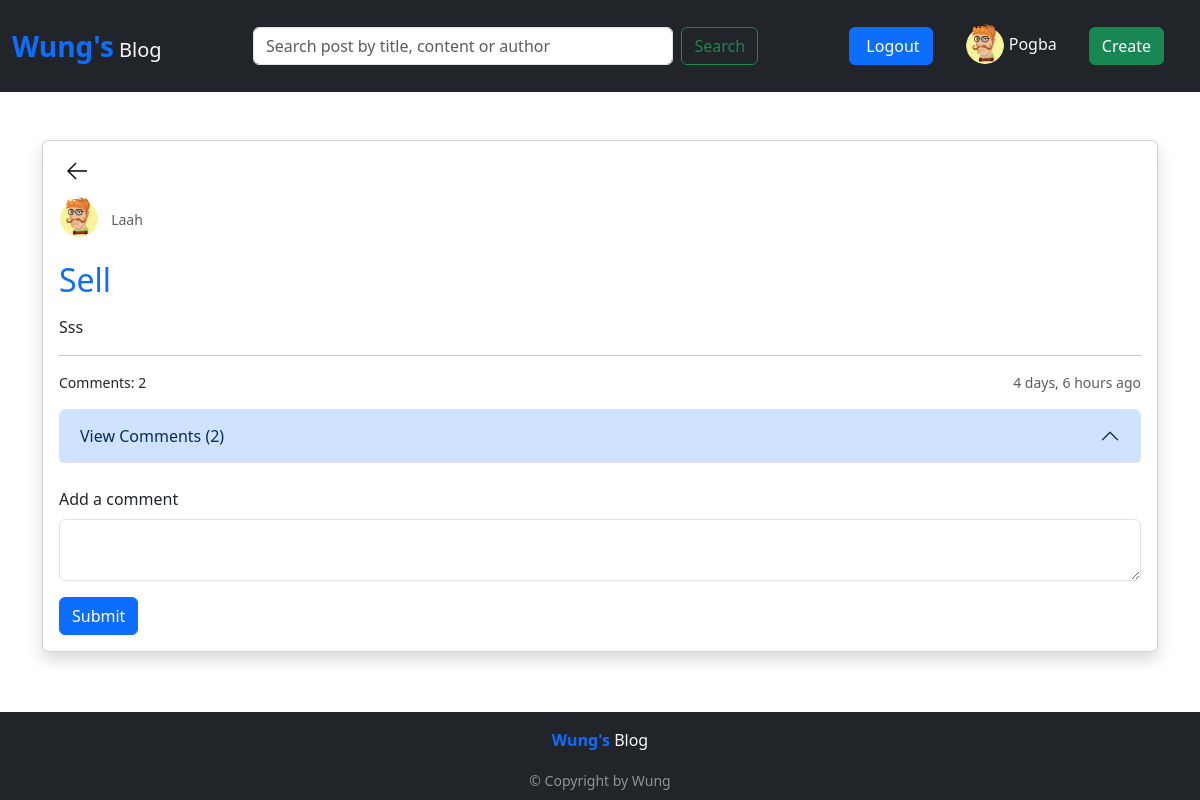
Page /comment-post/9/ (signed in) on the committed database.
### blog/models.py (models this page shows, shortened)
class UserProfile(models.Model):
    user = models.OneToOneField(User, on_delete=models.CASCADE)
    bio = models.TextField(blank=True)
    profile_picture = models.ImageField(upload_to='profile_pictures', null=True, blank=True)
    created = models.DateTimeField(auto_now_add=True)
    updated = models.DateTimeField(auto_now=True)
    def __str__(self) -> str:
        return f"{self.user.username}'s profile"

class Post(models.Model):
    title = models.CharField(max_length=200)
    content = models.TextField(blank=True)
    author = models.ForeignKey(User, on_delete=models.CASCADE, related_name='posts')
    created = models.DateTimeField(auto_now_add=True)
    updated = models.DateTimeField(auto_now=True)
    class Meta:
        ordering = ['-updated', '-created']

### blog/views.py (the view)
# urls.py: path('comment-post/<str:pk>/', views.commentPage, name="comment-post"),
@login_required(login_url='login')
def commentPage(request, pk):
    post = get_object_or_404(Post.objects.annotate(comment_count=Count('comments')), id=pk)
    comments = Comment.objects.filter(post=post).select_related('author')
    if request.method == "POST":
        form = CommentForm(request.POST)
        if form.is_valid():
            comment = form.save(commit=False)
            comment.author = request.user
            comment.post = post
            comment.save()
            messages.success(request, "Comment added successfully.")
            return redirect('comment-post', pk=pk)
    else:
        form = CommentForm()
    comment_profiles = {comment.author: UserProfile.objects.get(user=comment.author) for comment in comments}
    print(f"comment profiles: {comment_profiles}")
    context = {
        'post': post,
        'comments': comments,
        'comment_profiles': comment_profiles,  # Changed key to comment_profiles
        'form': form,
    }
    return render(request, 'comments.html', context)

### blog/forms.py
class CommentForm(ModelForm):
    class Meta:
        model = Comment
        fields = ["content"]

### blog/context_processors.py (called while the page is built)
def user_profile(request):
    if request.user.is_authenticated:
        try:
            user_profile, created = UserProfile.objects.get_or_create(user=request.user)
        except UserProfile.DoesNotExist:
            user_profile = None
    else:
        user_profile = None
    return {'user_profile': user_profile}

### blog/templatetags/comment_extras.py (called while the page is built)
@register.filter
def get_profile(profiles_dict, user):
    if isinstance(profiles_dict, dict):
        return profiles_dict.get(user)
    else:
        return None  # Or any other appropriate value

### templates/comments.html (shortened to what this page needs)
{% extends 'includes/base.html' %}
{% load static %}
{% block content %}
<div class="container my-5">
    <div class="card shadow">
        <div class="card-body">
            {% include 'mixed.html' %}
            {% include 'individual_detail.html' %}
        </div>
    </div>
</div>
{% endblock %}

### templates/includes/navbar.html (shortened to what this page needs)
{% load static %}
<nav class="navbar navbar-expand-lg bg-dark py-3">
    <div class="container-fluid">
        <a class="navbar-brand text-light" href="{% url 'home' %}">
            <span class="text-primary fw-bold fs-3">Wung's</span> Blog
        </a>
        <div class="collapse navbar-collapse" id="navbarTogglerDemo01">
            <form class="d-flex mx-auto w-50" role="search" id="searchForm" method="GET">
                <input class="form-control me-2" type="search" id="searchInput" value="{{ q }}" name="q" placeholder="Search post by title, content or author" aria-label="Search">
                <button class="btn btn-outline-success" type="submit">Search</button>
            </form>
            <ul class="navbar-nav ms-3 mb-2 mb-lg-0 align-items-center">
                <li class="nav-item">
                    {% if request.user.is_authenticated %}
                        <a class="btn btn-primary ps-3 me-4" href="{% url 'logout' %}">Logout</a>
                    {% else %}
                        <a class="btn btn-primary ps-3 me-4" href="{% url 'login' %}">Login/Signup</a>
                    {% endif %}
                </li>
                {% if request.user.is_authenticated and user_profile %}
                <li class="nav-item d-flex align-items-center me-4">
                    <a class="nav-link text-light" href="{% url 'profile' request.user.id %}">
                        {% if user_profile.profile_picture %}
                            <img src="{{ user_profile.profile_picture.url }}" width="40" height="40" class="profile-picture rounded-circle mb-1" alt="Profile Picture">
                        {% else %}
                            <img src="{% static 'images/th.jpeg' %}" class="rounded-circle me-2" width="40" height="40" alt="User Profile">
                        {% endif %}
                        <span class="text-capitalize">{{ request.user.username }}</span>
                    </a>
                </li>
                {% endif %}
                {% if request.user.is_authenticated %}
                <li class="nav-item">
                    <a class="btn btn-success me-4" href="{% url 'create-post' %}">Create</a>
                </li>
                {% endif %}
            </ul>
        </div>
    </div>
</nav>

### templates/mixed.html
{% load static %}
{% block content %}
<a href="{% url 'home' %}" class="text-decoration-none">
    <svg version="1.1" xmlns="http://www.w3.org/2000/svg" class="ms-2" width="20" height="20" viewBox="0 0 32 32"
        class="mb-3">
        <title>arrow-left</title>
        <path
            d="M13.723 2.286l-13.723 13.714 13.719 13.714 1.616-1.611-10.96-10.96h27.625v-2.286h-27.625l10.965-10.965-1.616-1.607z">
        </path>
    </svg>
</a>
<div class="d-flex align-items-center mb-3">
    <a href="#" class="text-decoration-none me-2 mt-3">
        {% if user_profile.profile_picture %}
            <img src="{{ user_profile.profile_picture.url }}" width="40" height="40" class="profile-picture rounded-circle mb-2" alt="Profile Picture">
                {% else %}
            <img src="{% static 'images/th.jpeg' %}" class="rounded-circle me-2" width="40" height="40" alt="User Profile">
        {% endif %}
        <small class="text-muted text-capitalize ms-2">{{ post.author }}</small>
    </a>
</div>
<h2 class="card-title text-capitalize mb-3 text-primary">{{ post.title }}</h2>
<p class="card-text text-capitalize">{{ post.content }}</p>
<hr>
{% endblock %}

### templates/individual_detail.html (shortened to what this page needs)
{% load static %}
{% load comment_extras %}
{% block content %}
<div class="d-flex justify-content-between align-items-center">
    {% if post.comment_count <= 1 %}
        <small>Comment: {{ post.comment_count }}</small>
    {% elif post.comment_count > 1 %}
        <small>Comments: {{ post.comment_count }}</small>
    {% endif %}
    <small class="text-muted">{{ post.created|timesince }} ago</small>
</div>
{% if post.comment_count > 0 %}
<div class="accordion mt-3" id="commentsAccordion">
    <div class="accordion-item">
        <h2 class="accordion-header" id="headingOne">
            <button class="accordion-button" type="button" data-bs-toggle="collapse" data-bs-target="#collapseOne" aria-expanded="true" aria-controls="collapseOne">
                View Comments ({{ post.comment_count }})
            </button>
        </h2>
    </div>
</div>
{% else %}
<p>No comments yet.</p>
{% endif %}
<div class="mt-4">
    <form action="" method="POST">
        <div class="mb-3">
            <label for="comment" class="form-label">Add a comment</label>
            <textarea class="form-control" id="comment" name="content" rows="2" required></textarea>
        </div>
        <button type="submit" class="btn btn-primary">Submit</button>
    </form>
</div>
{% endblock %}

### static/styles/main.css (style rules this page uses)
html, body { height: 100%; }
body { display: flex; flex-direction: column; }

### templates/includes/base.html (style rules this page uses)
html, body { height: 100%; }
body { display: flex; flex-direction: column; }

### rows in the picture
UserProfile: profile_picture (picture)
Post: author "Laah", title "Sell", content "Sss", comment_count "2", created "4 days, 6 hours"

### other values in the picture
{{ request.user.username }} "Pogba"
